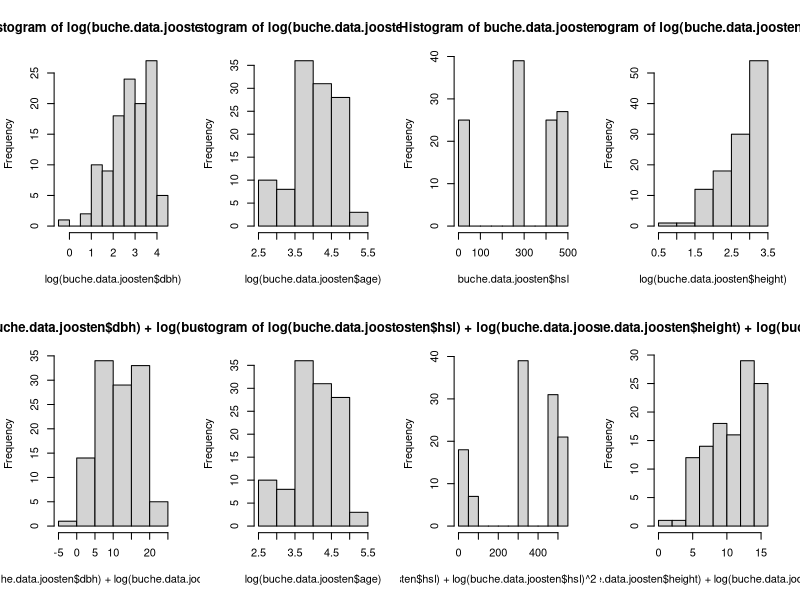

Generate this figure with R:
# Laden der Daten aus CSV
buche.data = read.csv("buche.csv", sep=",")
head(buche.data)
# Seed fuer den Random Number Generator
set.seed(0)

# Aufteilen des Datensatzes in Teildatensaetze jedes einzelogen Autors
buche.data.joosten = subset(buche.data, buche.data[,1] == "Joosten")

## Best subset selection
# 1. maximales Modell festlegen
# 2. alle Teilmodelle sind Kandidatenmodelle
# 3. Entscheidung basierend auf Mallow's Cp
# 4. Schaetzer fuer SPSE = Cp * sigma2.max + n* sigma2.max

## leaps
require("leaps")

# joosten
buche.bss.joosten = regsubsets(log(biom)~1+ I(log(dbh))+I(log(dbh)^2)+I(log(age))+I(log(age)^2)+I(log(height))+I(log(height)^2)+hsl+I(hsl^2)+I(log(hsl))+I(log(hsl)^2), data = buche.data.joosten, nbest = 3) ## nbest = 3, jeweils die drei besten Modelle gleicher Parameterzahl
# summary(buche.bss.joosten)

summary(buche.bss.joosten)$cp
summary(buche.bss.joosten)$which[22,] # Modell 22 liefert betragsmaessig besten CP-Wert (8.344969)

m.joosten = lm(log(biom)~1+ I(log(dbh))+I(log(dbh)^2)+I(log(age))+I(log(height))+I(log(height)^2)+hsl+I(log(hsl))+I(log(hsl)^2), data = buche.data.joosten)

## Simulation
# Genutzter Datensatz und Anzal der Outputs fuer Kreuzvalidierung
buche.data.used = buche.data.joosten

# Anzahl der Beobachtungen fuer den gewaehlten Datensatz
numberObs = nrow(buche.data.used)

cross.length.out = numberObs

# Initialisierung
SPSE = rep(0,4)
SPSE.theo = rep(0,4)
n = 100
reps = 100 
index = rep(1:10, length.out = cross.length.out)

par(mfrow = c(2,4))
hist(log(buche.data.joosten$dbh))
hist(log(buche.data.joosten$age))
hist(buche.data.joosten$hsl)
hist(log(buche.data.joosten$height))
hist(log(buche.data.joosten$dbh) + log(buche.data.joosten$dbh)^2)
hist(log(buche.data.joosten$age))
hist(log(buche.data.joosten$hsl) + log(buche.data.joosten$hsl)^2 + buche.data.joosten$hsl)
hist(log(buche.data.joosten$height) + log(buche.data.joosten$height)^2)


for(m in 1:4){
  for(j in 1:reps){
    index = sample(index)
    i = c(1:(m))
    ## Zerlegung
    buche.test= buche.data.used[index %in% i,]
    buche.design= buche.data.used[!(index %in% i),]
    
    ## Simulation
    biom.mean = mean(buche.design$biom)
    biom.sd = sd(buche.design$biom)
    #biom.sim = rnorm(n, mean = biom.mean, sd = biom.sd)
    
    age.mean = mean(buche.design$age)
    age.sd = sd(buche.design$age)
    age.sim = rnorm(n, mean = age.mean, sd = age.sd)
    
    dbh.mean = mean(buche.design$dbh)
    dbh.sd = sd(buche.design$dbh)
    dbh.sim = rnorm(n, mean = dbh.mean, sd = dbh.sd)
    
    height.mean = mean(buche.design$height)
    height.sd = sd(buche.design$height)
    height.sim = rnorm(n, mean = height.mean, sd = height.sd)
    
    hsl.mean = mean(buche.design$hsl)
    hsl.sd = sd(buche.design$hsl)
    hsl.sim = rnorm(n, mean = hsl.mean, sd = hsl.sd)
    
    m.joosten.design = lm(log(biom)~1+ I(log(dbh))+I(log(dbh)^2)+I(log(age))+I(log(height))+I(log(height)^2)+hsl+I(log(hsl))+I(log(hsl)^2), data = buche.design)
    buche.sim.temp = data.frame(age = age.sim, dbh = dbh.sim, height = height.sim, hsl = hsl.sim)
    biom.sim = exp(predict(m.joosten.design, newdata=buche.sim.temp))
    
    buche.sim = data.frame(hsl = hsl.sim, age = age.sim, dbh = dbh.sim, height = height.sim, biom = biom.sim)
    
    ## Parameterschaetzung
    m.joosten = lm(log(biom)~1+ I(log(dbh))+I(log(dbh)^2)+I(log(age))+I(log(height))+I(log(height)^2)+hsl+I(log(hsl))+I(log(hsl)^2), data = buche.sim)
    
    ## Erwarteter SPSE
    SPSE[m] = SPSE[m] + sum(log((buche.test$biom-predict(m.joosten, newdata=buche.test))^2))
  }
  SPSE[m] = SPSE[m]/reps
}

biom.sd = sd(log(buche.data.joosten$biom))
M = length(coef(m.joosten))
SPSE.theo = nrow(buche.data.joosten)*(biom.sd^2) + M * (biom.sd^2) #Biasterm ist Null
